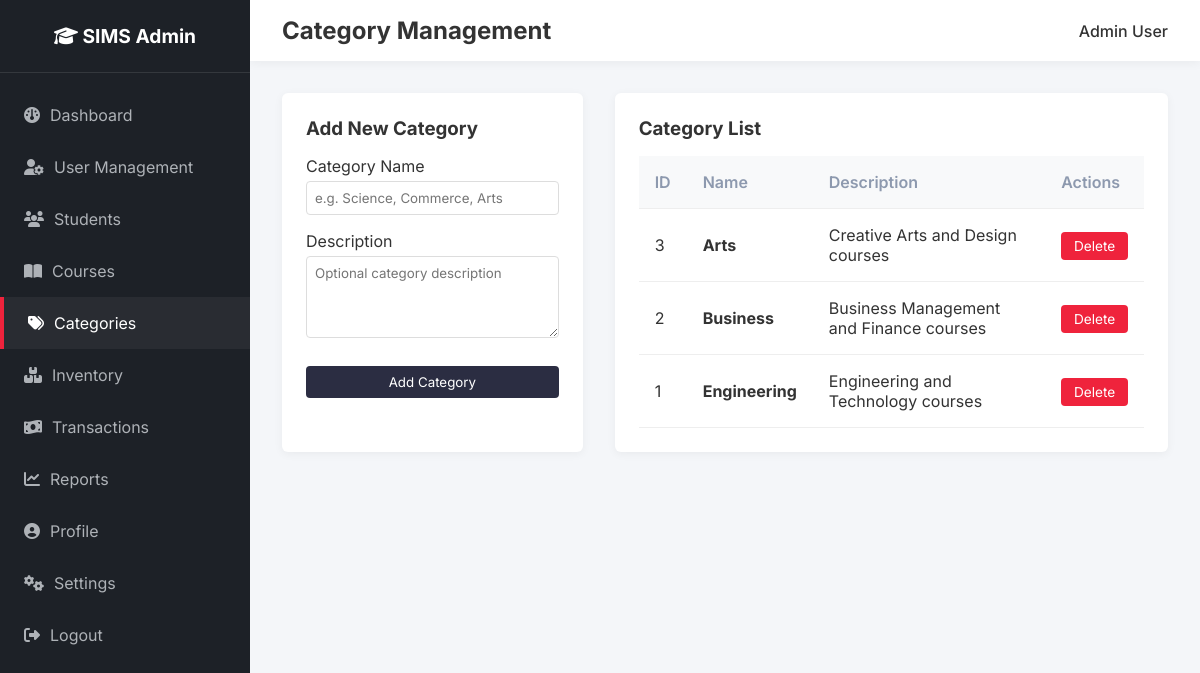
Screenshot of /admin/categories.php (signed in) with the database file from the repository.
### tables this page shows
CREATE TABLE `categories` (
  `id` int(11) NOT NULL AUTO_INCREMENT,
  `name` varchar(100) NOT NULL,
  `description` text DEFAULT NULL,
  `created_at` timestamp DEFAULT CURRENT_TIMESTAMP,
  PRIMARY KEY (`id`),
  UNIQUE KEY `name` (`name`)
);

### config/db.php (called while the page is built, shortened)
<?php
function generate_csrf_token() {
    return $_SESSION['csrf_token'];
}
function xss_clean($data) {
    return htmlspecialchars($data ?? '', ENT_QUOTES, 'UTF-8');
}
?>

### admin/categories.php (the view, shortened to what this page needs)
<?php
require_once 'auth_check.php';
?>
<!DOCTYPE html>
<html lang="en">
<head>
    <link rel="stylesheet" href="../css/admin.css">
    <link rel="stylesheet" href="https://cdnjs.cloudflare.com/ajax/libs/font-awesome/6.4.0/css/all.min.css">
</head>
<body>
    <?php include 'sidebar.php'; ?>
    <main class="main-content">
        <header class="topbar">
            <h2>Category Management</h2>
            <div class="user-info">
                <span><?php echo xss_clean($_SESSION['name']); ?></span>
            </div>
        </header>
        <div class="content-wrapper">
            <div style="display:flex; gap:2rem; flex-wrap: wrap;">
                <div style="flex: 1; min-width: 300px; background: var(--white); padding: 1.5rem; border-radius: var(--radius); box-shadow: var(--shadow);">
                    <h3>Add New Category</h3>
                    <form method="POST" action="" style="margin-top: 1rem;">
                        <div style="margin-bottom: 1rem;">
                            <label>Category Name</label>
                            <input type="text" name="name" required placeholder="e.g. Science, Commerce, Arts" style="width:100%; padding:0.5rem; margin-top:0.3rem; border:1px solid #ddd; border-radius:4px;">
                        </div>
                        <div style="margin-bottom: 1.5rem;">
                            <label>Description</label>
                            <textarea name="description" placeholder="Optional category description" rows="4" style="width:100%; padding:0.5rem; margin-top:0.3rem; border:1px solid #ddd; border-radius:4px; font-family:inherit;"></textarea>
                        </div>
                        <button type="submit" style="background: var(--primary-color); color: white; border: none; padding: 0.5rem 1rem; border-radius: 4px; cursor: pointer; width: 100%;">Add Category</button>
                    </form>
                </div>
                <div style="flex: 2; min-width: 500px; background: var(--white); padding: 1.5rem; border-radius: var(--radius); box-shadow: var(--shadow);">
                    <h3>Category List</h3>
                    <div style="overflow-x: auto; margin-top: 1rem;">
                        <table style="width:100%; border-collapse: collapse;">
                            <thead>
                                <tr>
                                    <th>ID</th>
                                    <th>Name</th>
                                    <th>Description</th>
                                    <th>Actions</th>
                                </tr>
                            </thead>
                            <tbody>
                                <?php
                                $cat_res = $conn->query("SELECT * FROM categories ORDER BY name ASC");
                                while($row = $cat_res->fetch_assoc()):
                                ?>
                                <tr>
                                    <td><?php echo $row['id']; ?></td>
                                    <td><strong><?php echo xss_clean($row['name']); ?></strong></td>
                                    <td><?php echo xss_clean($row['description'] ?: 'No description'); ?></td>
                                    <td>
                                        <a href="?delete=<?php echo $row['id']; ?>&csrf_token=<?php echo generate_csrf_token(); ?>" class="action-btn btn-delete" onclick="return confirm('Are you sure you want to delete this category? Courses under this category will have their category cleared.');">Delete</a>
                                    </td>
                                </tr>
                                <?php endwhile; ?>
                            </tbody>
                        </table>
                    </div>
                </div>
            </div>
        </div>
    </main>
</body>
</html>

### css/admin.css (style rules this page uses)
:root { --primary-color: #2b2d42; --secondary-color: #8d99ae; --accent-color: #ef233c; --bg-color: #f4f6f9; --sidebar-bg: #1d2127; --text-color: #333; --white: #ffffff; --radius: 6px; --shadow: 0 2px 10px rgba(0, 0, 0, 0.05); }
* { margin: 0; padding: 0; box-sizing: border-box; font-family: 'Inter', sans-serif; }
body { background-color: var(--bg-color); color: var(--text-color); display: flex; min-height: 100vh; }
.main-content { flex: 1; display: flex; flex-direction: column; overflow-x: hidden; }
.topbar { background: var(--white); padding: 1rem 2rem; display: flex; justify-content: space-between; align-items: center; box-shadow: var(--shadow); }
.user-info { display: flex; align-items: center; gap: 10px; font-weight: 500; }
.content-wrapper { padding: 2rem; }
table { width: 100%; border-collapse: collapse; }
th, td { padding: 1rem; text-align: left; border-bottom: 1px solid #eee; }
th { background: #f8f9fa; font-weight: 600; color: var(--secondary-color); }
.action-btn { padding: 0.4rem 0.8rem; border-radius: 4px; border: none; color: white; cursor: pointer; font-size: 0.85rem; text-decoration: none; }
.btn-delete { background: var(--accent-color); }

### rows the page displays
categories: id "3", name "Arts", description "Creative Arts and Design courses"
categories: id "2", name "Business", description "Business Management and Finance courses"
categories: id "1", name "Engineering", description "Engineering and Technology courses"

### other values shown
xss_clean($_SESSION['name']) "Admin User"
